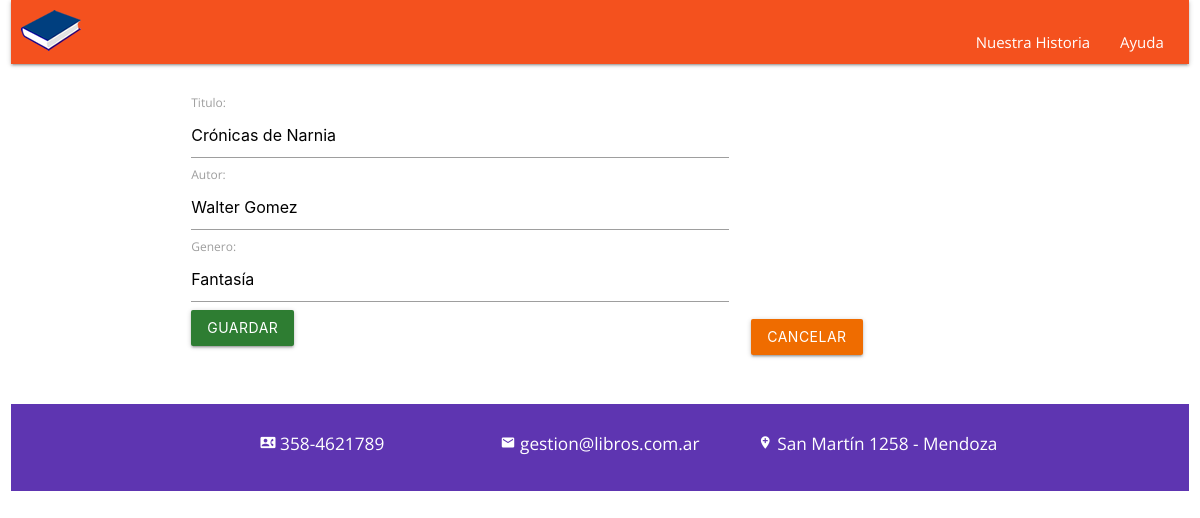
The app's page /libros/8/editar/ with its own data.
### database_setup.py (models this page shows, shortened)
class Libro(Base):
    __tablename__ = 'libro'
    id = Column(Integer, primary_key=True)
    titulo = Column(String(250), nullable=False)
    autor = Column(String(250), nullable=False)
    genero = Column(String(250))

### app.py (the view)
@app.route("/libros/<int:libro_id>/editar/", methods=['GET', 'POST'])
def editarLibro(libro_id):
    libroEditado = session.query(Libro).filter_by(id=libro_id).one()
    if request.method == 'POST':
        if request.form['nombre'] and request.form['autor'] and request.form['genero']:
            libroEditado.titulo = request.form['nombre']
            libroEditado.autor = request.form['autor']
            libroEditado.genero = request.form['genero']
            return redirect(url_for('mostrarLibros'))
    else:
        return render_template('editarLibro.html', libro=libroEditado)

### templates/editarLibro.html
{% extends "libros.html" %}
    {% block contenido %}
<div class="container">
    <div class="row">
        <div class="col l8 m6 s6">
            <form action="{{ url_for('editarLibro',libro_id = libro.id)}}" method="post">
                <div class="form-group">
                    <label for="nombre">Titulo:</label>
                    <input type="text" class="form-control" name="nombre" value="{{libro.titulo }}">
                    <label for="nombre">Autor:</label>
                    <input type="text" class="form-control" name="autor" value="{{libro.autor }}">
                    <label for="nombre">Genero:</label>
                    <input type="text" class="form-control" name="genero" value="{{libro.genero }}">
                    <button class="waves-effect waves-light center btn green darken-3" type="submit"> Guardar</button>
                </div>
            </form>
        </div>
        <div class="col l4 m2 s2">
            <br>
            <br>
            <br>
            <br>
            <br>
            <br>
            <br>
            <br>
            <br>
            <br>
            <a href='{{ url_for("mostrarLibros") }}'>
                <button class="waves-effect waves-light center btn orange darken-3">Cancelar</button>
            </a>
        </div>
</div>
</div>
{% endblock %}

### static/css/template.css (style rules this page uses)
body { font-family: 'Montserrat', sans-serif; }

### static/css/estilos.css (style rules this page uses)
:root { --green-color: #7ACC2D; --black-color: #313337; --white-color: white; --normal:12px; --space:10px; --space-2:20px; --box:0px 0 2px 1px #e6e5e9; }
html, body { margin:0; padding: 0; font-family: 'Open Sans', sans-serif; color: var(--black-color); }
p, label { font-size: var(--normal); }

### records on screen
Libro: nombre "Crónicas de Narnia", autor "Walter Gomez", genero "Fantasía"
